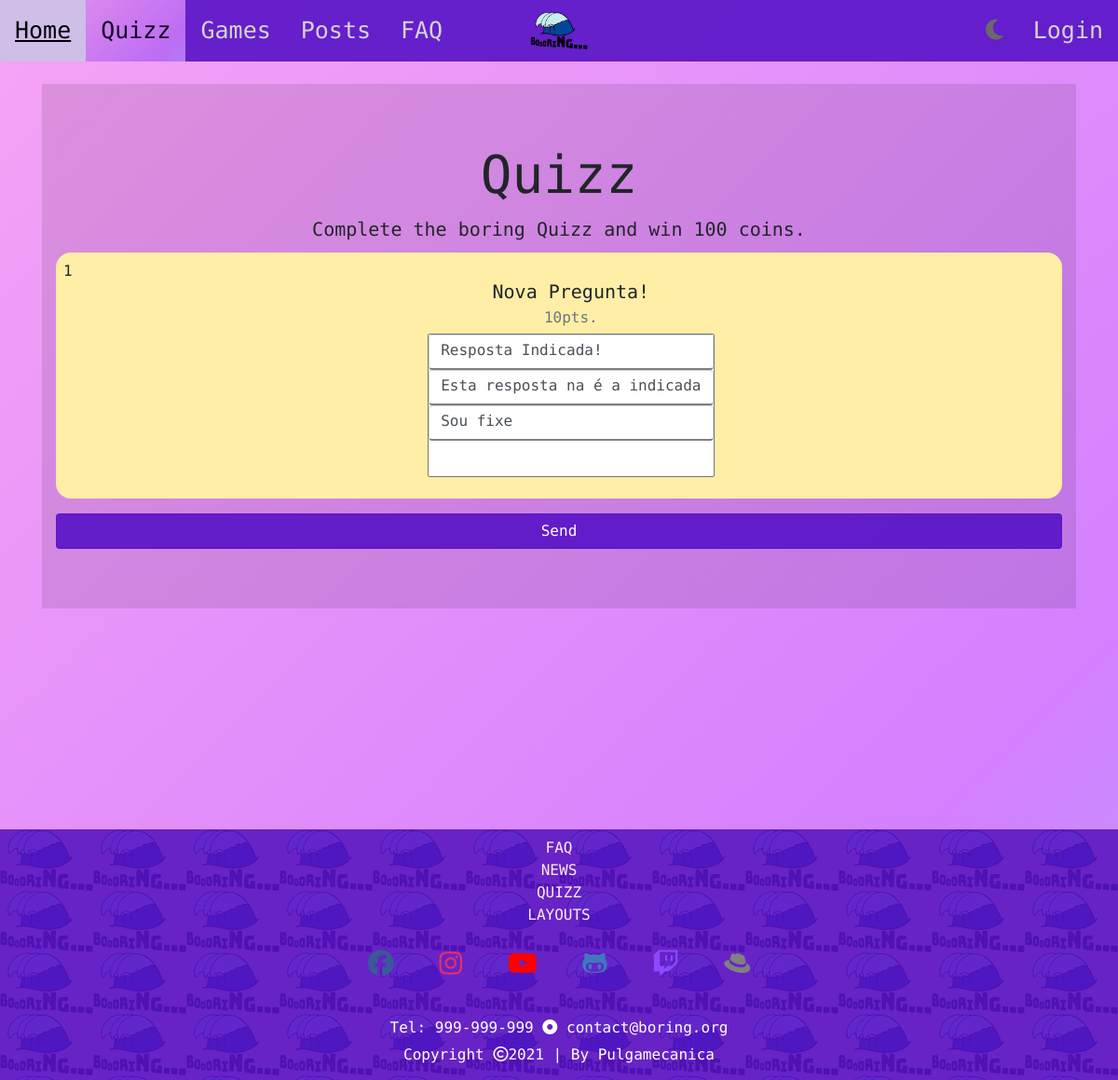
Page /quizz on the committed database.
### boring_website/models.py (models this page shows, shortened)
class Question(models.Model):
    question = models.CharField(max_length=400)
    points = models.IntegerField(default=10)
    def type(self):
        if len(self.answers.all()) == 0:
            return "open_answer"
        true_options = 0
        for answer in self.answers.all():
            if answer.is_correct:
                true_options += 1
        if true_options == 1:
            return "one_choice"
        else:
            return "multiple_choice"

### boring_website/views.py (the view)
# urls.py: path('quizz', views.quizz_page_view, name='quizz'),
def quizz_page_view(request):
    return render(request, 'boring_website/quizz.html', {'questions': Question.objects.all()})

### boring_website/templates/boring_website/quizz.html (shortened to what this page needs)
{% extends 'boring_website/base.html' %}
{% block main %}
    {% load static %}
	<link rel="stylesheet" href="{% static 'boring_website/css/quizz.css' %}">
    <div class="container mt-4 text-center" id="quizz-active">
        <div class="jumbotron jumbotron-fluid">
            <div class="container">
                <h1 class="display-4">Quizz</h1>
                <p class="lead">Complete the boring Quizz and win 100 coins.</p>
                <form action="{% url 'boring_website:quizz_submission' %}" method="post">
                    <div id="questions">
                        {% for question in questions %}
                            <span class="float-left p-2">{{forloop.counter}}</span>
                            <div class="card">
                                <div class="card-body">
                                    <h5 class="card-title">{{question.question}}</h5>
                                    <h6 class="card-subtitle mb-2 text-muted">{{question.points}}pts.</h6>
                                    {% if question.type == "open_answer" %}
                                        <input type="text" name="{{question.id}}" id="{{question.id}}" class="form-control answer" placeholder="Answer..." required>
                                    {% else %}
                                        {% if question.type == "one_choice" %}
                                            <select id="{{question.id}}" name="{{question.id}}">
                                        {% elif question.type == "multiple_choice" %}
                                            <select id="{{question.id}}" name="{{question.id}}" multiple required>
                                        {% endif %}
                                            {% for answer in question.answers.all  %}
                                                <option value="{{question.id}}_{{answer.id}}" class="form-control answer">{{answer.description}}</option>
                                            {% endfor %}
                                        </select>
                                    {% endif %}
                                </div>
                            </div>
                        {% endfor %}
                    </div>
                    <input class="btn btn-primary mt-3 btn-block" type="submit" value="Send">
                </form>
            </div>
        </div>
    </div>
{% endblock %}

### boring_website/static/boring_website/css/base.css (style rules this page uses)
* { scroll-behavior: smooth; box-sizing: border-box; padding: 0; margin: 0; }
.btn-primary { background-color: #5712c7e6; border-color: #5712c7e6; }
.jumbotron-fluid { background-color: rgba(0, 0, 0, 0.1) !important; }
.jumbotron { background-color: transparent; }
.card { background-color: rgba(255, 255, 255, 0.6); border: none; }
html { width: 100%; }
body { width: 100%; margin: 0; background: linear-gradient(-45deg, #17eb76, #0be683, #4fe3b9, #8cd5ff, #d380ff, #f7a3f6); background-size: 400% 400%; animation: gradient 10s ease infinite; font-family: 'Nova Mono', monospace; }

### boring_website/static/boring_website/css/home.css (style rules this page uses)
.intro-box h1, h5, h6, p { margin: 10px; }
.donation-box h1, .donation-box h2, p { text-align: center; }

### boring_website/static/boring_website/css/quizz.css (style rules this page uses)
.answer { max-width: 600px; margin: auto; border-bottom: 2px gray solid; }
.jumbotron { background-color: transparent; }
.card { background-color: transparent; border: none; border-radius: 0; border-bottom: 2px gray solid; }
.card:last-child { border-bottom: none; }
.jumbotron-fluid { background-color: rgba(255, 255, 255, 0.6); }
#questions { background-color: #ffeea6; border-radius: 1em; }

### rows in the picture
Question: question "Nova Pregunta!", points "10", id "Resposta Indicada! / Esta resposta na é a indicada / Sou fixe"
